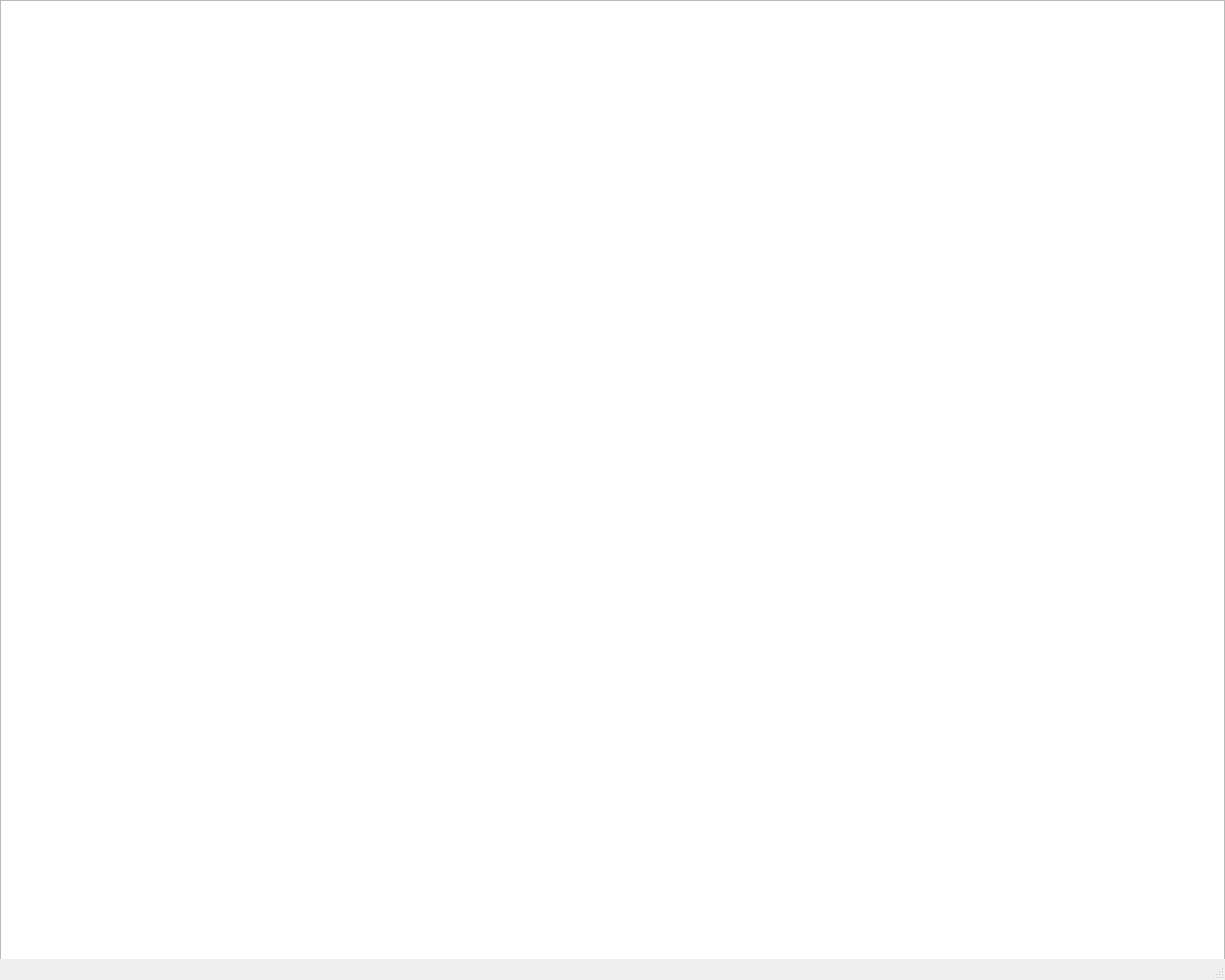
<?xml version="1.0" encoding="UTF-8"?>
<ui version="4.0">
 <class>MainWindow</class>
 <widget class="QMainWindow" name="MainWindow">
  <property name="geometry">
   <rect>
    <x>0</x>
    <y>0</y>
    <width>1280</width>
    <height>1024</height>
   </rect>
  </property>
  <property name="windowTitle">
   <string>MainWindow</string>
  </property>
  <widget class="QWidget" name="centralwidget">
   <widget class="QGraphicsView" name="graphicsView">
    <property name="geometry">
     <rect>
      <x>0</x>
      <y>0</y>
      <width>1280</width>
      <height>1024</height>
     </rect>
    </property>
   </widget>
  </widget>
  <widget class="QMenuBar" name="menubar">
   <property name="geometry">
    <rect>
     <x>0</x>
     <y>0</y>
     <width>1280</width>
     <height>21</height>
    </rect>
   </property>
  </widget>
  <widget class="QStatusBar" name="statusbar"/>
 </widget>
 <resources/>
 <connections/>
</ui>
